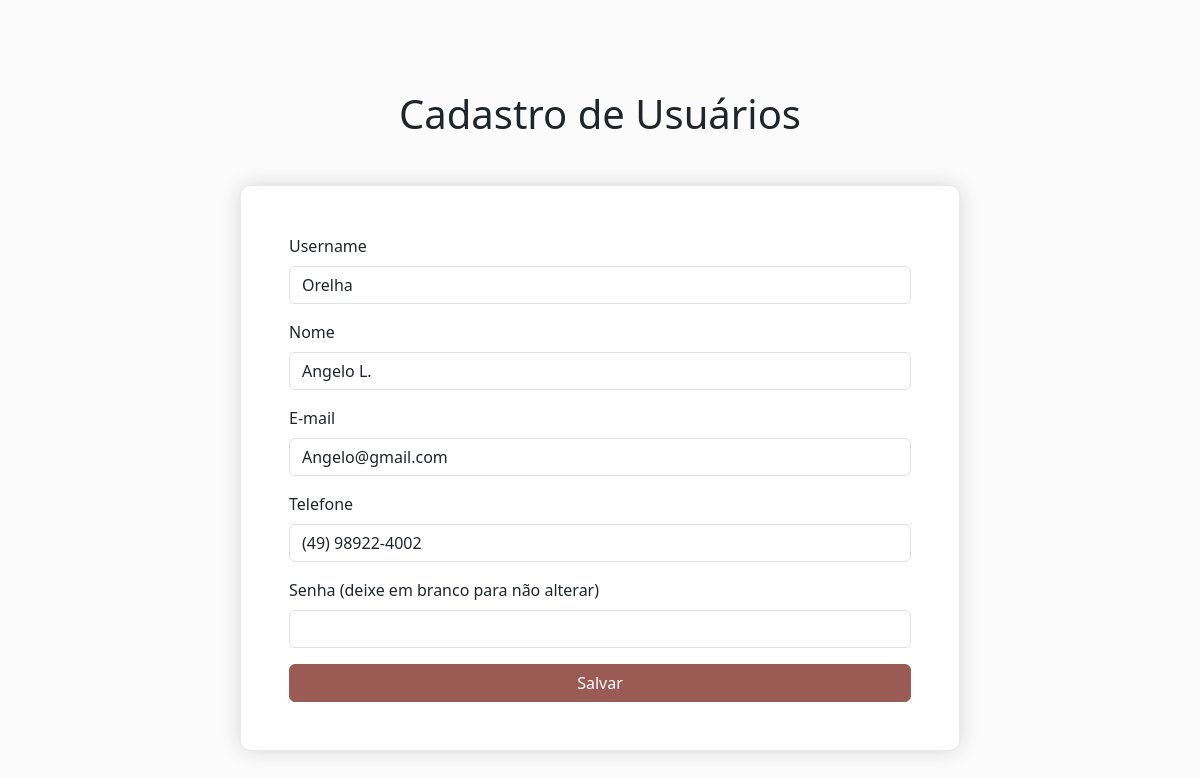
The app's page /admin/usuario/UsuarioForm.php?id=3 with its own data.
### tables this page shows
CREATE TABLE IF NOT EXISTS `usuarios` (
  `id` int NOT NULL AUTO_INCREMENT,
  `username` varchar(50) DEFAULT NULL,
  `nome` varchar(100) NOT NULL,
  `email` varchar(100) NOT NULL,
  `telefone` varchar(20) NOT NULL,
  `senha` varchar(100) NOT NULL,
  PRIMARY KEY (`id`)
);

### admin/db.class.php (called while the page is built, shortened)
<?php
class db {
    private $host = "localhost";
    private $user = "root";
    private $password = "";
    private $dbname = "db_pweb1_secret_recipe";
    private $table_name;
    public function __construct($table_name)
    {
        $this->table_name = $table_name;
        return $this->conn();
    }
    function conn()
    {
        try {
            $conn = new PDO(
                "mysql:host=$this->host;dbname=$this->dbname",
                $this->user,
                $this->password,
                [
                    PDO::ATTR_ERRMODE => PDO::ERRMODE_EXCEPTION,
                    PDO::MYSQL_ATTR_INIT_COMMAND => "SET NAMES utf8"
                ]
            );
            return $conn;
        } catch (PDOException $e) {
            echo "Erro: " . $e->getMessage();
        }
    }
    public function find($id)
    {
        $conn = $this->conn();
        $sql = "SELECT * FROM $this->table_name WHERE id = ?";
        $st = $conn->prepare($sql);
        $st->execute([$id]);
        return $st->fetchObject();
    }
}
?>

### admin/usuario/UsuarioForm.php (the view, shortened to what this page needs)
<?php
include "../db.class.php";
$db = new db('usuarios');
$data = null;
if (!empty($_GET['id'])) {
    $data = $db->find($_GET['id']);
}
?>
<!DOCTYPE html>
<html lang="pt-br">
<head>
    <link href="https://cdn.jsdelivr.net/npm/bootstrap@5.3.6/dist/css/bootstrap.min.css" rel="stylesheet">
</head>
<body style="background-color: rgba(217, 217, 217, 0.10);">
<div class="container">
    <h1 class="text-center" style="margin-top: 90px;">Cadastro de Usuários</h1>
    <div class="mt-5 p-5 mx-auto" style="margin-top: 150px; margin-bottom: 120px; width: 718px; background-color: white; border-radius: 10px; box-shadow: 0 0 20px lightgray;">
        <form action="UsuarioForm.php" method="post">
            <div class="mb-3">
                <label for="username" class="form-label">Username</label>
                <input type="text" id="username" name="username" class="form-control" value="<?= $data->username ?? '' ?>" required>
            </div>
            <div class="mb-3">
                <label for="nome" class="form-label">Nome</label>
                <input type="text" id="nome" name="nome" class="form-control" value="<?= $data->nome ?? '' ?>" required>
            </div>
            <div class="mb-3">
                <label for="email" class="form-label">E-mail</label>
                <input type="email" id="email" name="email" class="form-control" value="<?= $data->email ?? '' ?>" required>
            </div>
            <div class="mb-3">
                <label for="telefone" class="form-label">Telefone</label>
                <input type="tel" id="telefone" name="telefone" class="form-control" value="<?= $data->telefone ?? '' ?>" required>
            </div>
            <div class="mb-3">
                <label for="senha" class="form-label">Senha <?= !empty($data->id) ? "(deixe em branco para não alterar)" : '' ?></label>
                <input type="password" id="senha" name="senha" class="form-control">
            </div>
            <button type="submit" class="btn btn-primary w-100" style="background-color: #9a5b54; border-color: #9a5b54;">Salvar</button>
        </form>
    </div>
</div>
</body>
</html>

### records on screen
usuarios: username "Orelha", nome "Angelo L.", email "Angelo@gmail.com", telefone "(49) 98922-4002"
